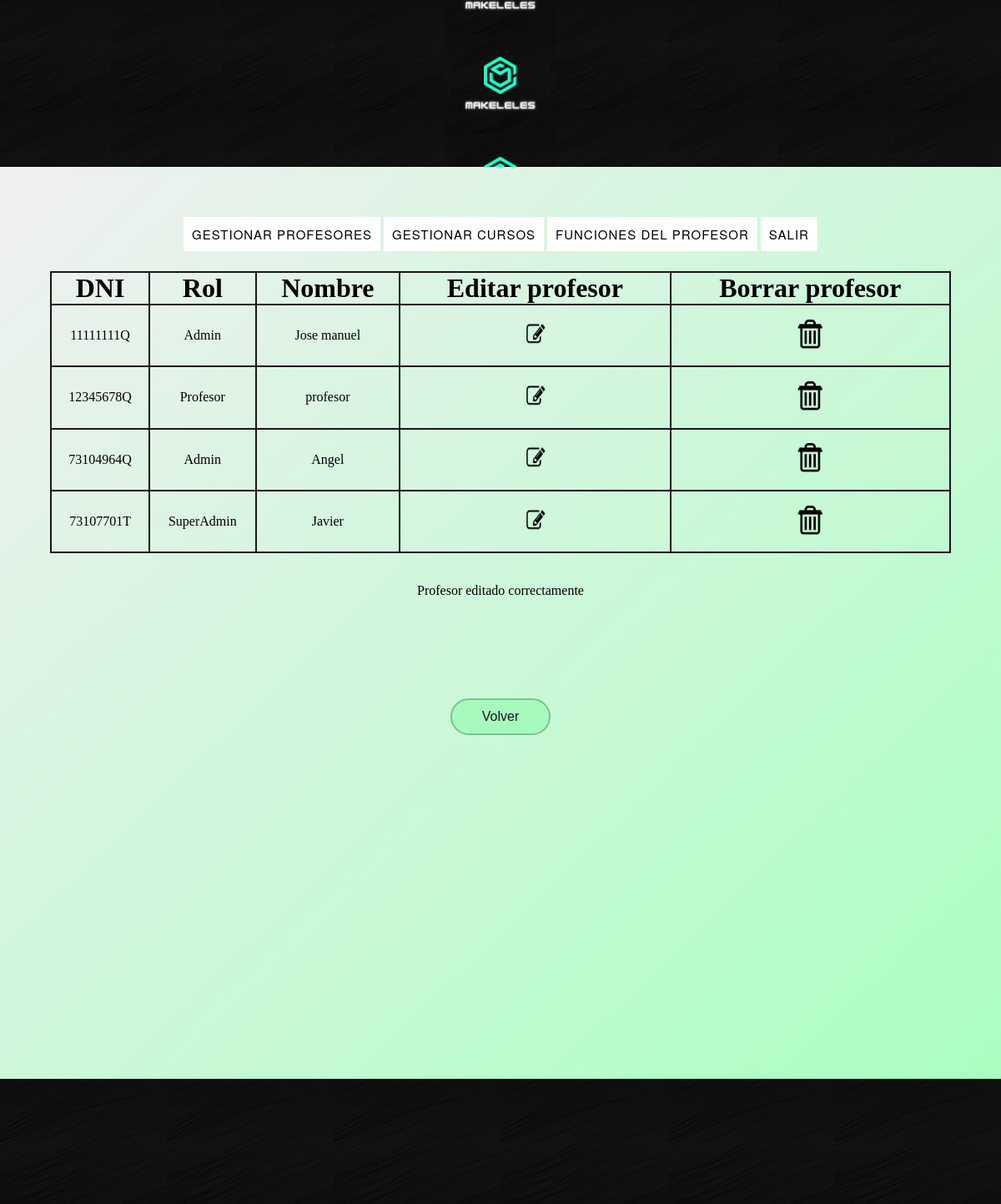
Screenshot of /TeamMaker/CRUDS/Profesores/ListarProfesores.php?situacion=1 with the database file from the repository.
### tables this page shows
CREATE TABLE `PROFESOR` (
  `USUARIO_DNI` varchar(11) NOT NULL,
  `Rol` varchar(20) NOT NULL
);

CREATE TABLE `USUARIO` (
  `DNI` varchar(11) NOT NULL,
  `Nombre` varchar(20) NOT NULL,
  `Clave` varchar(20) NOT NULL
);

### TeamMaker/CRUDS/Profesores/ListarProfesores.php (the view, shortened to what this page needs)
<?php
include "../../BBDD/includes/funciones.php";
$conexion=conectarBD();
$sql = "SELECT USUARIO.DNI as DNI, USUARIO.NOMBRE as nombre, PROFESOR.Rol as Rol FROM PROFESOR, USUARIO WHERE PROFESOR.USUARIO_DNI=USUARIO.DNI";
$consulta=$conexion->prepare($sql);
$consulta->execute();
$profesores=$consulta->fetchAll();
?>
<!DOCTYPE html>
<html lang="es">
<head>
    <link rel="stylesheet" href="../../Estilos/Style.css">
</head>
<body class="listarBody">
  <header class="listarHeader">
    <div id="img_header0"></div>
    <div id="img_header1"></div>
    <div id="img_header2"></div>
    <div id="img_header3"></div>
    <div id="img_header4"></div>
    <div id="img_header5"></div>
    <div id="img_header6"></div>
    <div id="img_header7"></div>
    <div id="img_header8"></div>
  </header>
  <div class="listTodo">
  <nav class="menuAdmin">
            <ul>
            <li><a href="../../gestionarProfesor">Gestionar profesores</a>
            </li>
            <li><a href="../../gestionarCurso">Gestionar cursos</a>
            </li>
            <li><a href="../../profesores">Funciones del profesor</a>
            </li>
            <li><a href="../../inicio">Salir</a></li>
            </ul>
            </nav>
    <table class="table" id="tableProfesor">
      <thead>
        <tr>
          <td>DNI</td>
          <td>Rol</td>
          <td>Nombre</td>
          <td>Editar profesor</td>
          <td>Borrar profesor</td>
        </tr>
      </thead>
      <tbody>
      <?php
        for ($i=0; $i < count($profesores); $i++) {
          $dni = $profesores[$i]->DNI;
          echo "<tr><td>".$profesores[$i]->DNI."</td><td>".$profesores[$i]->Rol."</td><td>".$profesores[$i]->nombre."</td><td><input class=\"buttonList\" type=\"image\" src=\"../../Estilos/Editar.png\" value=\"x\" name=\"Volver\" onclick=\"redirigir_alumnos('EditarProfesor.php','".$dni."')\"></td><td><input class=\"buttonList\" type=\"image\" src=\"../../Estilos/Eliminar.png\" value=\"X\" name=\"Volver\" onclick=\"redirigir_alumnos('BorrarProfesor.php','".$dni."')\"></td></tr>";
        }
      ?>
      </tbody>
    </table>
    <?php
      $situacion = $_GET['situacion'];
      if (isset($situacion)) {
        switch ($situacion) {
          case '1':
            echo "<br><br><p>Profesor editado correctamente</p>";
          break;
        }
      }
    ?>
    <input class="volverListUs" type="button" value="Volver" name="Volver" onclick="redirigir('../../gestionarProfesor')">
  </div>
  <footer class="listFoot">
    <div id="img_footer0"></div>
    <div id="img_footer1"></div>
    <div id="img_footer2"></div>
    <div id="img_footer3"></div>
    <div id="img_footer4"></div>
    <div id="img_footer5"></div>
  </footer>
</body>
</html>

### TeamMaker/BBDD/includes/funciones.php (shortened to what this page needs)
<!DOCTYPE html>
<html lang="en">
<head>
</head>
<body>
</body>
</html>

### TeamMaker/Estilos/Style.css (style rules this page uses)
* { padding: 0; margin: 0; }
body { display: grid; grid-template-columns: 100%; grid-template-rows: 30% 100% 20%; overflow: hidden; }
header { padding-top: 0; display: grid; grid-template-columns: 1fr 1fr 1fr 1fr 1fr 1fr 1fr 1fr 1fr; grid-template-rows: 1fr; }
footer { display: grid; grid-template-columns: 1fr 1fr 1fr 1fr 1fr 1fr; grid-template-rows: 1fr; }
input { font-size: 100%; outline: none; width: 40%; height: 25%; margin-bottom: 1%; }
#img_header0, #img_header1, #img_header2, #img_header3, #img_header5, #img_header6, #img_header7, #img_header8 { padding-top: 0; background-image: url("Fondo.png"); background-size: 100%; }
#img_header4 { padding-top: 0; background-image: url("Logo.png"); background-size: 90%; background-position: center; }
#img_footer0, #img_footer1, #img_footer2, #img_footer3, #img_footer4, #img_footer5 { padding-top: 0; background-image: url("Fondo.png"); background-size: 100%; }
input[type='button'] { margin-top: 2%; margin-bottom: 7%; font-size: 100%; outline: none; width: 15%; height: 15%; border: solid 2px #78C48D; border-radius: 50px; background-color: #a7fabe; color: rgb(24, 24, 24); }
body.listarBody { display: grid; grid-template-columns: 100%; grid-template-rows: 200px 100% 20%; overflow: visible; }
div.listTodo { background-image: linear-gradient(to bottom right, #F0F0F0, #A8FFC1); text-align: center; padding-top: 5%; padding-bottom: 0; height: 100%; }
table { align-self: center; text-align: center; margin-left: 5%; margin-right: 5%; width: 90%; height: 10%; border-spacing: 0; border: solid 1px rgb(24, 24, 24); }
thead { font-weight: bold; font-size: 200%; }
tr { border: solid 1px rgb(24, 24, 24); }
td { border: solid 1px rgb(24, 24, 24); }
input.buttonList { height: 35px; width: 35px; border-radius: 0%; align-items: center; text-align: center; align-self: center; margin-top: 5%; margin-bottom: 5%; }
input.volverListUs { height: 4%; width: 10%; margin-top: 10%; }
footer.listFoot { height: 150px; }
.menuAdmin ul { list-style:none; margin:0; padding:0; }
.menuAdmin ul li { background-color: white; }
.menuAdmin ul a { display:block; color: black; text-decoration:none; font-weight:400; font-size:15px; padding:10px; font-family:"HelveticaNeue", "Helvetica Neue", Helvetica, Arial, sans-serif; text-transform:uppercase; letter-spacing:1px; }
.menuAdmin ul li { position:relative; display: inline-block; margin:0; padding:0; }
.menuAdmin { padding-bottom: 2%; }

### rows the page displays
profesor: USUARIO_DNI.DNI "11111111Q", Rol "Admin", USUARIO_DNI.Nombre "Jose manuel"
profesor: USUARIO_DNI.DNI "12345678Q", Rol "Profesor", USUARIO_DNI.Nombre "profesor"
profesor: USUARIO_DNI.DNI "73104964Q", Rol "Admin", USUARIO_DNI.Nombre "Angel"
profesor: USUARIO_DNI.DNI "73107701T", Rol "SuperAdmin", USUARIO_DNI.Nombre "Javier"
